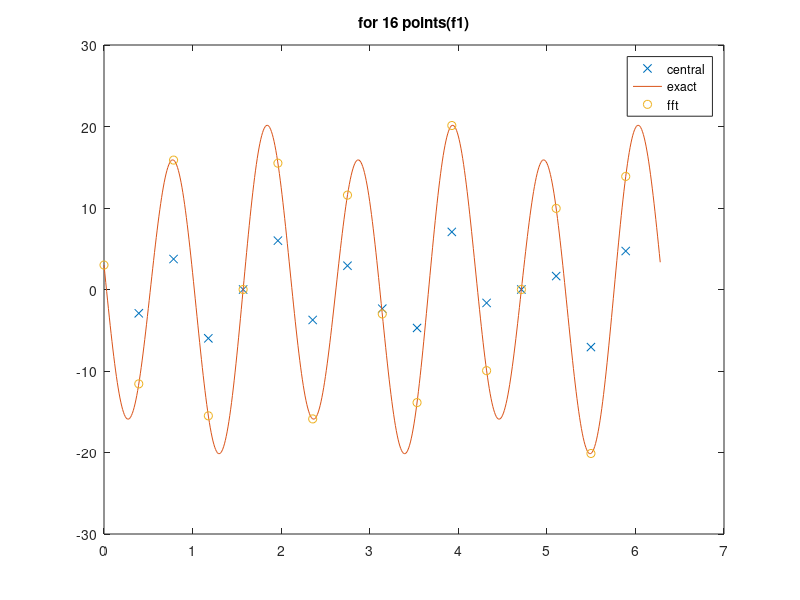
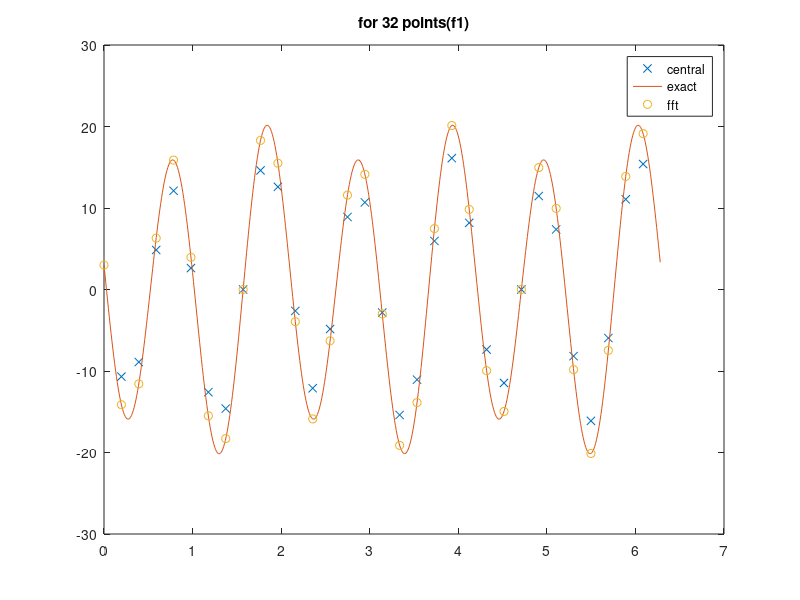
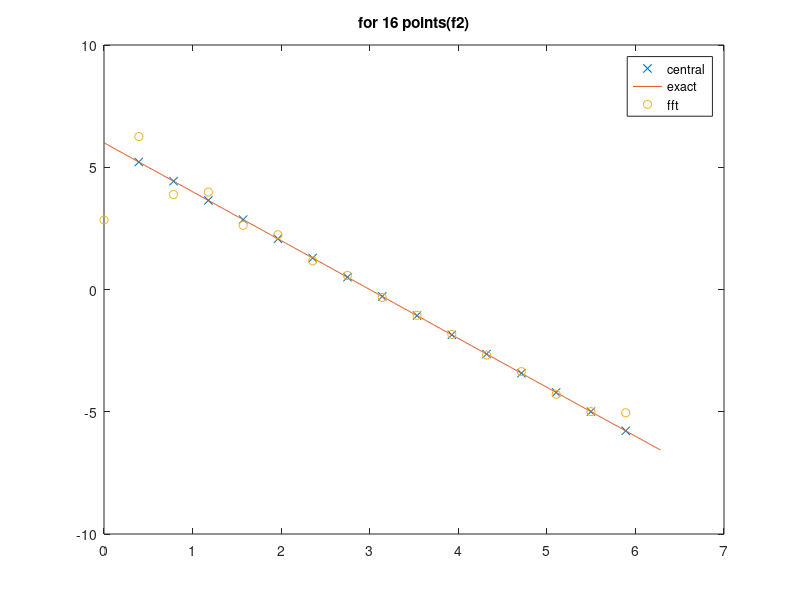
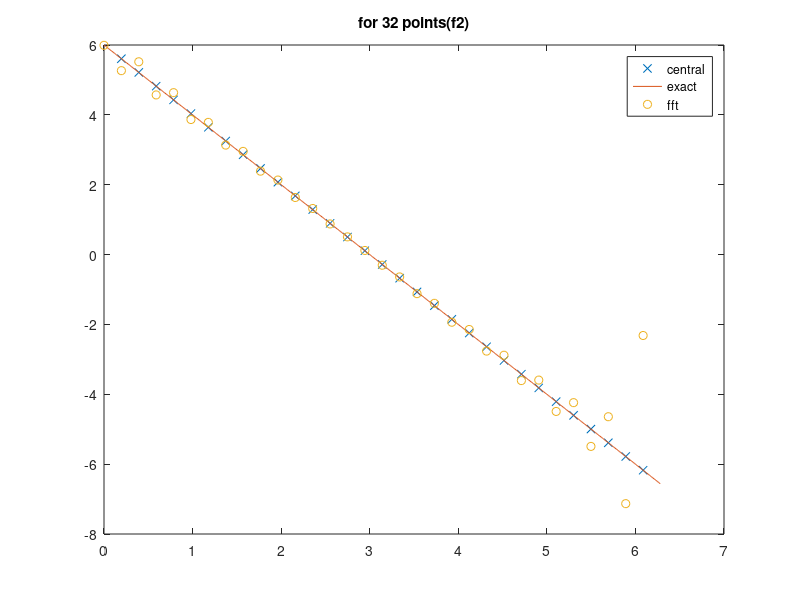

These charts were generated, in order, by the following MATLAB code:
clear allclcPI = 3.1415926;h16 = 2*PI/16;h32 = 2*PI/32;x16 = 0:h16:2*PI;x32 = 0:h32:2*PI;xex = 0:0.01:2*PI;function re = f1(x)   re = sin(3*x) + 3*cos(6*x);endfunctionfunction re = f2(x)   re = 6*x - x.*x;endfunctionfunction re = remove_boundary(x)  L=size(x)(2);  re=x(1,2:L-1);endfunctionfunction re = remove_last(x)  L = size(x)(2);  re = x(1:L-1);endfunction#---exact differential---function re = d_f1(x)#differential of the first function   re = -18*sin(6*x) + 3*cos(3*x);endfunctionfunction re = d_f2(x)#differential of the second function   re = 6-2*x;endfunctionexact16_df1 = d_f1(xex);exact32_df1 = d_f1(xex);exact16_df2 = d_f2(xex);exact32_df2 = d_f2(xex);#-------#---central differential---central16_df1 = zeros(1,14);central32_df1 = zeros(1,30);central16_df2 = zeros(1,14);central32_df2 = zeros(1,30);for a = 1:15 #N = 16   central16_df1(a) = (f1(x16(a+2))-f1(x16(a)))/2/h16;   central16_df2(a) = (f2(x16(a+2))-f2(x16(a)))/2/h16;endforfor a = 1:31 #N = 32   central32_df1(a) = (f1(x32(a+2))-f1(x32(a)))/2/h32;   central32_df2(a) = (f2(x32(a+2))-f2(x32(a)))/2/h32;endfor#------#---Differential by Fast Fourier Transform---x16_nl = remove_last(x16);x32_nl = remove_last(x32);f1_16_hat = fft(f1(x16_nl));f1_32_hat = fft(f1(x32_nl));f2_16_hat = fft(f2(x16_nl));f2_32_hat = fft(f2(x32_nl));fft16_df1 = real(ifft(f1_16_hat .*[[0:1:7],[0],[-7:1:-1]] *j));fft32_df1 = real(ifft(f1_32_hat .*[[0:1:15],[0],[-15:1:-1]] *j));fft16_df2 = real(ifft(f2_16_hat .*[[0:1:7],[0],[-7:1:-1]] *j));fft32_df2 = real(ifft(f2_32_hat .*[[0:1:15],[0],[-15:1:-1]] *j));#-------figure(1)plot(remove_boundary(x16), central16_df1, 'x')holdplot(xex, exact16_df1)plot(x16_nl, fft16_df1, 'o')legend("central","exact", "fft")title("for 16 points(f1)")print("-dpng","B_16pts(f1)")figure(2)plot(remove_boundary(x32), central32_df1, 'x')holdplot(xex, exact32_df1)plot(x32_nl, fft32_df1, 'o')legend("central","exact", "fft")title("for 32 points(f1)")print("-dpng","B_32pts(f1)")figure(3)plot(remove_boundary(x16), central16_df2, 'x')holdplot(xex, exact16_df2)plot(x16_nl, fft16_df2, 'o')legend("central","exact", "fft")title("for 16 points(f2)")print("-dpng","B_16pts(f2)")figure(4)plot(remove_boundary(x32), central32_df2, 'x')holdplot(xex, exact32_df2)plot(x32_nl, fft32_df2, 'o')legend("central","exact", "fft")title("for 32 points(f2)")print("-dpng","B_32pts(f2)")